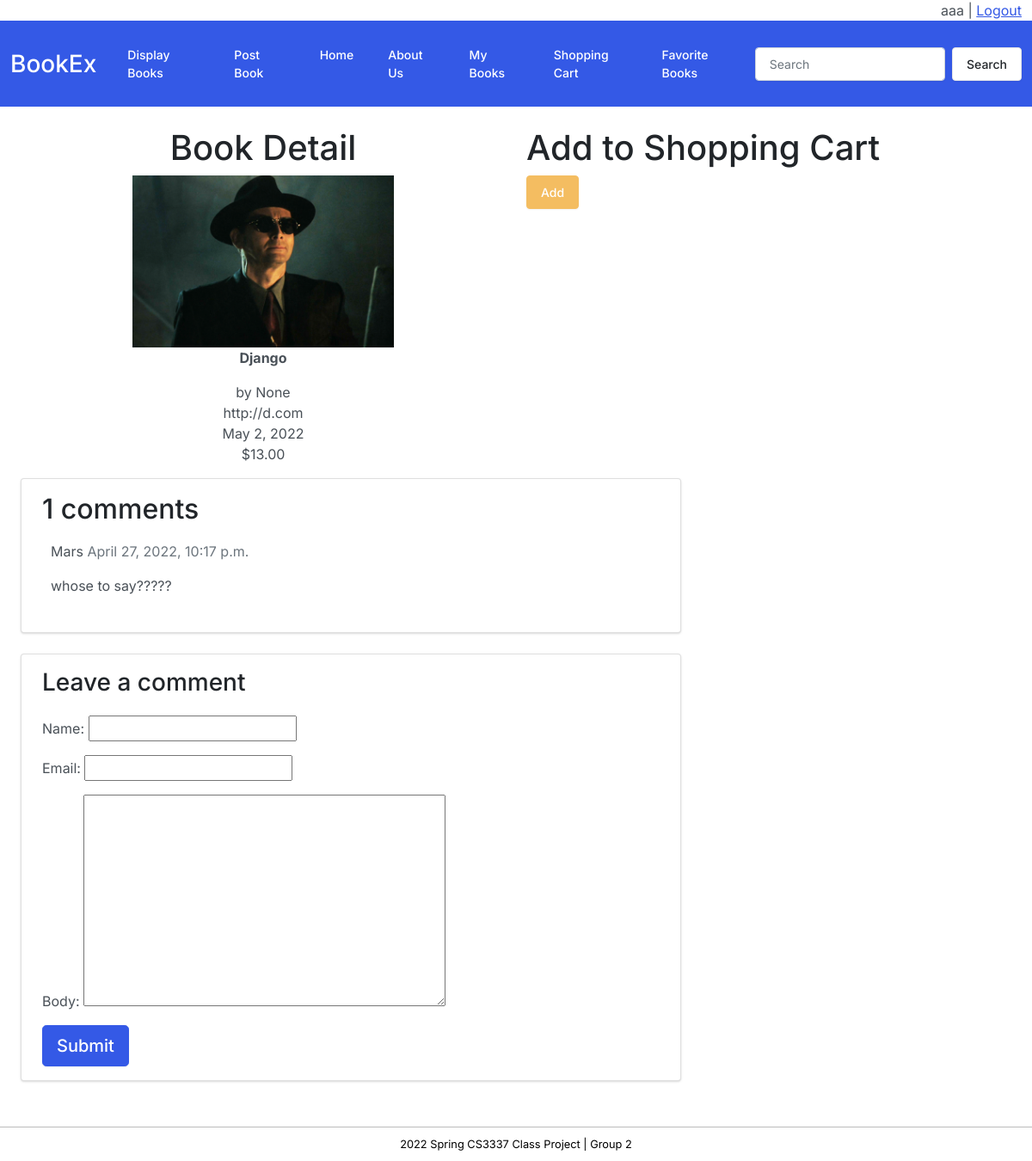
The page /book_detail/1 (signed in) on the database its author committed.
### bookMng/models.py (models this page shows, shortened)
class MainMenu(models.Model):
    item = models.CharField(max_length=200, unique=True)
    link = models.CharField(max_length=200, unique=True)

class Book(models.Model):
    name = models.CharField(max_length=200)
    web = models.URLField(max_length=200)
    price = models.DecimalField(decimal_places=2, max_digits=8)
    publishdate = models.DateField(auto_now=True)
    picture = models.FileField(upload_to='bookEx/static/uploads')
    pic_path = models.CharField(max_length=300, editable=False, blank=True)
    username = models.ForeignKey(User, blank=True, null=True, on_delete=models.CASCADE)
    shopping_cart = models.BooleanField(default=False)
    favorites = models.ManyToManyField(User, related_name='favorite', default=None, blank=True)

class Comment(models.Model):
    post = models.ForeignKey(Book, on_delete=models.CASCADE, related_name='comments')
    name = models.CharField(max_length=80)
    email = models.EmailField()
    body = models.TextField()
    created_on = models.DateTimeField(auto_now_add=True)
    active = models.BooleanField(default=False)
    class Meta:
        ordering = ['created_on']

### bookMng/views.py (the view)
# urls.py: path('book_detail/<int:book_id>', views.book_detail, name='book_detail'),
@login_required(login_url=reverse_lazy('login'))
def book_detail(request, book_id):
    book = Book.objects.get(id=book_id)
    book.pic_path = book.picture.url[14:]
    comments = book.comments.filter(active=True)
    new_comment = None
    if request.method == 'POST':
        comment_form = CommentForm(data=request.POST)
        if comment_form.is_valid():
            new_comment = comment_form.save(commit=False)
            new_comment.post = book
            new_comment.save()
    else:
        comment_form = CommentForm()
    return render(request,
                  "bookMng/book_detail.html",
                  {
                      'item_list': MainMenu.objects.all(),
                      'book': book,
                      'comments': comments,
                      'new_comment': new_comment,
                      'comment_form': comment_form
                  }
                  )

### bookMng/forms.py
class CommentForm(forms.ModelForm):
    class Meta:
        model = Comment
        fields = ('name', 'email', 'body')

### BookEx/templates/bookMng/book_detail.html (shortened to what this page needs)
{% extends "base.html" %}
{% load static %}
{% block sidenav %}
    {% for item in item_list %}
        <li class="nav-item">
            <a class="nav-link" href="{{ item.link }}"> {{ item.item }} </a>
        </li>
    {% endfor %}
{% endblock sidenav %}
{% block content %}
<div class="container-fluid">
    <div class="row">
        <div class="col-lg-6 border-right">
            <div align="center">
                <h1> Book Detail </h1>
                <img src="{% static book.pic_path %}" height="200"/>
                <p class="fw-bold" align="center">{{ book.name }}</p>
                by {{ book.username }}
                <br>
                {{ book.web }}
                <br>
                {{ book.publishdate }}
                <br>
                ${{ book.price }}
            </div>
        </div>
        <div class="col-lg-6 border-right">
            <h1> Add to Shopping Cart </h1>
            <form action="\book_add/{{ book.id }}">
                <button class="btn btn-warning btn-rounded" type="Submit">Add</button>
            </form>
        </div>
    </div>
    <div class="col-md-8 card mb-4  mt-3 ">
        <div class="card-body">
            <h2>{{ comments.count }} comments</h2>
            {% for comment in comments %}
            <div class="comments" style="padding: 10px;">
                <p class="font-weight-bold">
                    {{ comment.name }}
                    <span class=" text-muted font-weight-normal">
              {{ comment.created_on }}
            </span>
                </p>
                {{ comment.body | linebreaks }}
            </div>
            {% endfor %}
        </div>
    </div>
    <div class="col-md-8 card mb-4  mt-3 ">
        <div class="card-body">
            {% if new_comment %}
            <div class="alert alert-success" role="alert">
                Your comment is awaiting moderation
            </div>
            {% else %}
            <h3>Leave a comment</h3>
            <form method="post" style="margin-top: 1.3em;">
                {{ comment_form.as_p }}
                <button type="submit" class="btn btn-primary  btn-lg">Submit</button>
            </form>
            {% endif %}
        </div>
    </div>
</div>
{% endblock content %}

### BookEx/templates/base.html (shortened to what this page needs)
<!DOCTYPE html>
{% load static %}
<html lang="en">
<head>
    <link href="{% static 'bootstrap.min.css' %}" rel="stylesheet" type="text/css">
    <link href="{% static 'main.css' %}" rel="stylesheet" type="text/css">
    <link href="{% static 'font-awesome/css/font-awesome.min.css' %}" rel="stylesheet" type="text/css">
</head>
<body>
    <header>
        <div class="container-fluid">
            <div style="text-align: right;">
                {% if user.is_authenticated %}
                    {{ user.username }} |
                    <a href="{% url 'logout' %}?next=/" class="myLinks">Logout</a>
                {% else %}
                    Not logged in |
                    <a href="{% url 'login' %}?next=/" class="myLinks">Login</a>
                {% endif %}
            </div>
        </div>
        <nav class="navbar navbar-expand-lg navbar-dark bg-primary myNav">
            <div class="container-fluid space">
                <a class="navbar-brand myLogo">BookEx</a>
                <div class="collapse navbar-collapse" id="navbarColor01">
                    <ul class="navbar-nav me-auto">
                        {% block sidenav %}
                        {% endblock sidenav %}
                    </ul>
                    <form class="d-flex" action="{% url 'search' %}" method="get">
                        <input class="form-control me-sm-2" type="text" name="book" placeholder="Search">
                        <button class="btn btn-secondary my-2 my-sm-0" type="submit">Search</button>
                    </form>
                </div>
            </div>
        </nav>
    </header>
    <main>
        <div class="container-fluid">
            <div id="space">
                <br>
                    {% block content %}
                    {% endblock content %}
                <br>
            </div>
        </div>
    </main>
    <footer id="footer">
        2022 Spring CS3337 Class Project | Group 2
    </footer>
</body>
</html>

### BookEx/static/main.css (style rules this page uses)
#footer { text-align: center; font-size: 0.8em; margin-top: 5px; padding-top: 10px; padding-bottom: 10px; background-color: #FFFFFF; border-top: thin solid #BBBBBB; clear: both; color: #000000; }
.myNav { height: 100px; }
.myLogo { font-size: 28px; }
.myLinks { color: #3459e6 }

### rows shown on the page
MainMenu: item "Display Books"
MainMenu: item "Post Book"
MainMenu: item "Home"
MainMenu: item "About Us"
MainMenu: item "My Books"
MainMenu: item "Shopping Cart"
MainMenu: item "Favorite Books"
Book: name "Django", username "None", web "http://d.com", publishdate "May 2, 2022", price "13.00"
Comment: name "Mars", created_on "April 27, 2022, 10:17 p.m.", body "whose to say?????"

### other values the page prints
{{ user.username }} "aaa"
{{ comments.count }} "1"
